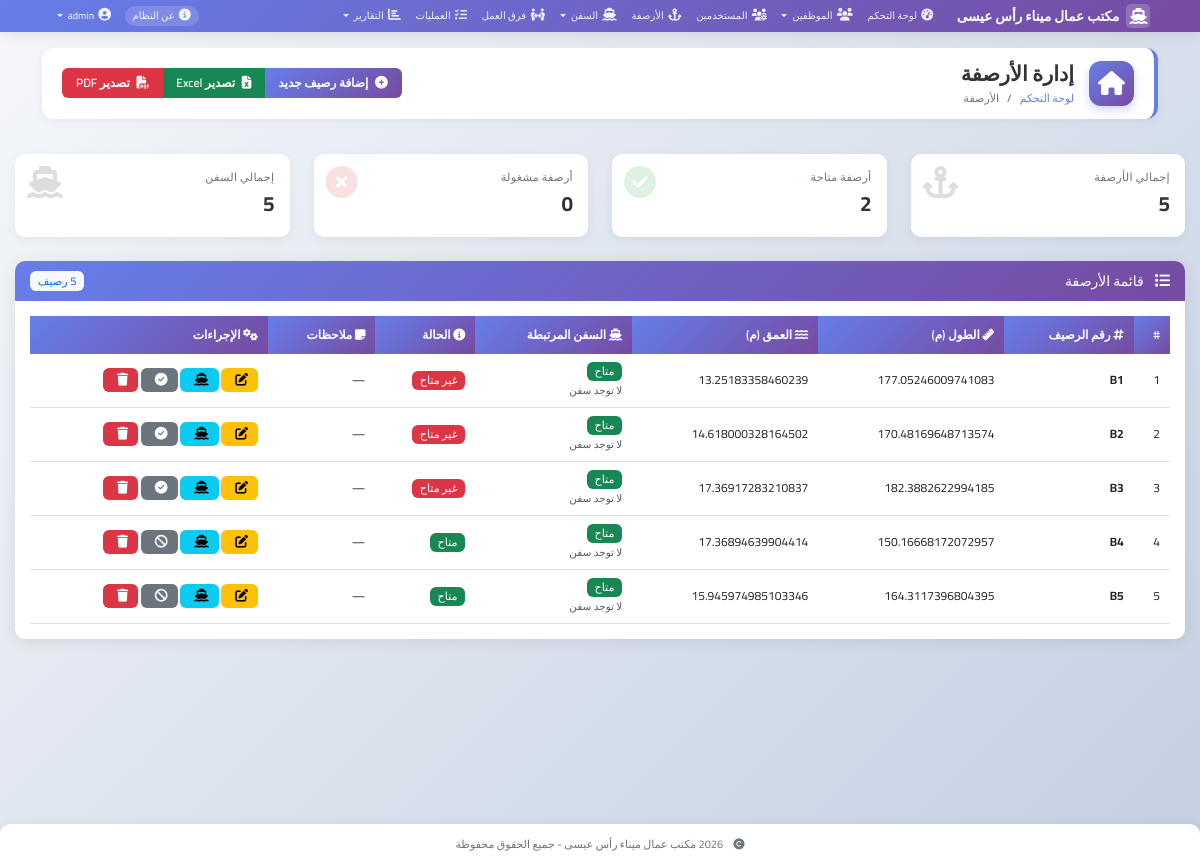
The page /berths (signed in) on the database as committed earlier.
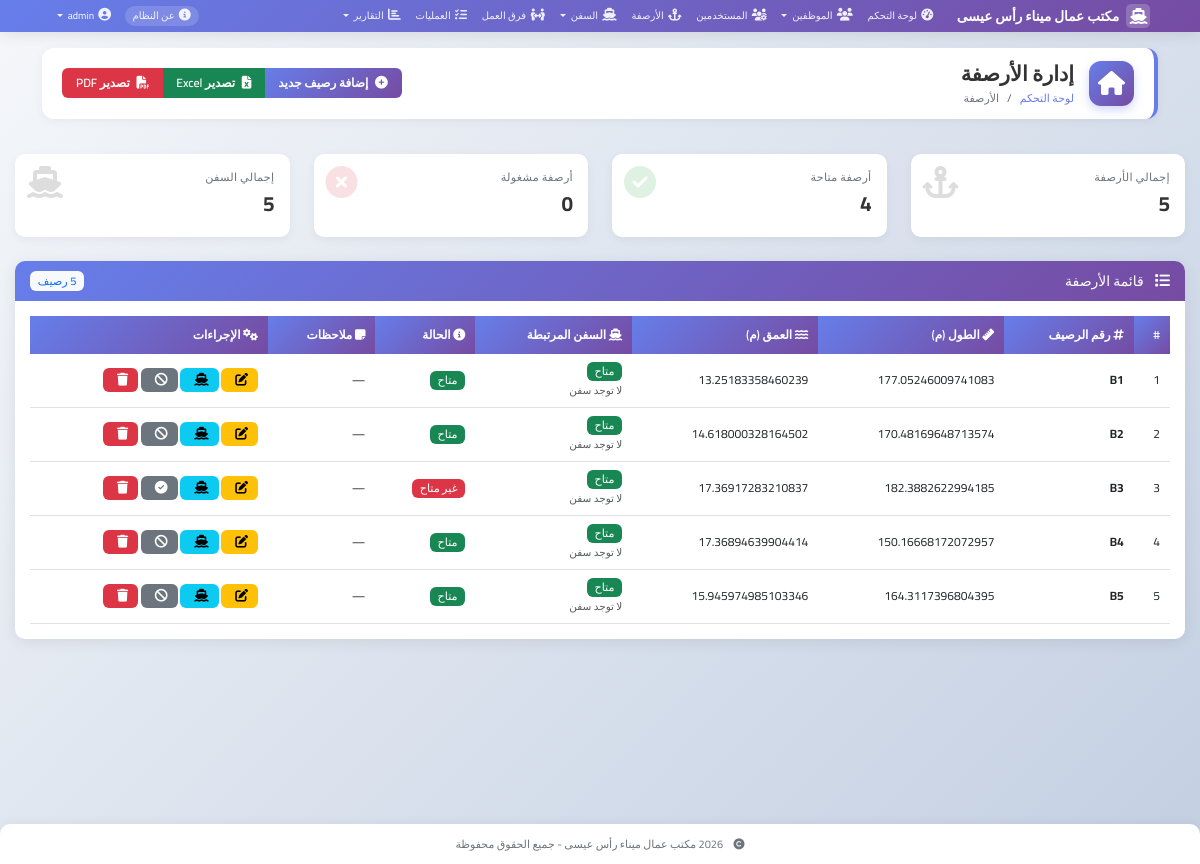
The same page on the database as committed later.
### models.py (models this page shows, shortened)
class Berth(db.Model):
    __tablename__ = 'berths'
    id = db.Column(db.Integer, primary_key=True)
    number = db.Column(db.String(10), unique=True, nullable=False)
    length = db.Column(db.Float)
    depth = db.Column(db.Float)
    is_available = db.Column(db.Boolean, default=True)
    current_ship_id = db.Column(db.Integer, db.ForeignKey('ships.id'))
    notes = db.Column(db.Text)
    current_ship = db.relationship('Ship')
    @property
    def ships_count(self):
        return Ship.query.filter_by(berth_number=self.number).count()
    @property
    def is_occupied(self):
        return self.current_ship_id is not None

### app.py (the view)
@app.route('/berths')
@login_required
def berth_list():
    berths = Berth.query.all()
    stats = {
        'total': len(berths),
        'active': sum(1 for b in berths if b.is_available),
        'occupied': sum(1 for b in berths if b.is_occupied),
        'total_ships': sum(b.ships_count for b in berths)
    }
    return render_template('berths/list.html', berths=berths, stats=stats)

### app.py (called while the page is built)
@app.context_processor
def inject_now():
    from datetime import datetime
    return {'now': datetime.now}

@login_manager.user_loader
def load_user(user_id):
    return User.query.get(int(user_id))

### models.py (called while the page is built)
    def is_admin(self):
        return self.role == 'admin'

### templates/berths/list.html (shortened to what the changed rows need)
{% extends "base.html" %}
{% block content %}
<div class="row mb-4">
    <div class="col-md-3">
        <div class="stat-card">
            <i class="fas fa-check-circle stat-icon" style="color: #28a745;"></i>
            <div class="stat-title">أرصفة متاحة</div>
            <div class="stat-value">{{ stats.active }}</div>
        </div>
    </div>
</div>
<div class="card">
    <div class="card-body">
        <div class="table-responsive">
            <table class="table table-hover" id="berthsTable">
                <thead>
                    <tr>
                        <th>#</th>
                        <th><i class="fas fa-hashtag"></i> رقم الرصيف</th>
                        <th><i class="fas fa-ruler"></i> الطول (م)</th>
                        <th><i class="fas fa-water"></i> العمق (م)</th>
                        <th><i class="fas fa-ship"></i> السفن المرتبطة</th>
                        <th><i class="fas fa-info-circle"></i> الحالة</th>
                        <th><i class="fas fa-sticky-note"></i> ملاحظات</th>
                        {% if current_user.is_admin() %}
                        <th><i class="fas fa-cogs"></i> الإجراءات</th>
                        {% endif %}
                    </tr>
                </thead>
                <tbody>
                    {% for berth in berths %}
                    <tr>
                        <td>{{ loop.index }}</td>
                        <td>
                            <strong>{{ berth.number }}</strong>
                        </td>
                        <td>{{ berth.length or '—' }}</td>
                        <td>{{ berth.depth or '—' }}</td>
                        <td>
                            {% if berth.is_occupied %}
                                <span class="badge bg-primary">
                                    <i class="fas fa-ship me-1"></i>
                                    {{ berth.current_ship.name if berth.current_ship else 'سفينة' }}
                                </span>
                                <br>
                                <small class="text-muted">مشغول حالياً</small>
                            {% else %}
                                <span class="badge bg-success">متاح</span>
                                <br>
                                <small class="text-muted">لا توجد سفن</small>
                            {% endif %}
                        </td>
                        <td>
                            {% if berth.is_available %}
                                <span class="badge bg-success">متاح</span>
                            {% else %}
                                <span class="badge bg-danger">غير متاح</span>
                            {% endif %}
                        </td>
                        <td>
                            {% if berth.notes %}
                                <i class="fas fa-comment text-muted" title="{{ berth.notes }}"></i>
                            {% else %}
                                —
                            {% endif %}
                        </td>
                        {% if current_user.is_admin() %}
                        <td class="action-buttons">
                            <a href="{{ url_for('edit_berth', id=berth.id) }}" class="btn btn-sm btn-warning" title="تعديل">
                                <i class="fas fa-edit"></i>
                            </a>
                            <button class="btn btn-sm btn-info" title="عرض السفن"
                                    onclick="showBerthShips({{ berth.id }})">
                                <i class="fas fa-ship"></i>
                            </button>
                            <a href="{{ url_for('toggle_berth', id=berth.id) }}" class="btn btn-sm btn-secondary"
                               title="{% if berth.is_available %}تعطيل{% else %}تفعيل{% endif %}">
                                <i class="fas {% if berth.is_available %}fa-ban{% else %}fa-check-circle{% endif %}"></i>
                            </a>
                            <a href="{{ url_for('delete_berth', id=berth.id) }}" class="btn btn-sm btn-danger"
                               onclick="return confirm('⚠️ هل أنت متأكد من حذف الرصيف {{ berth.number }}؟')" title="حذف">
                                <i class="fas fa-trash"></i>
                            </a>
                        </td>
                        {% endif %}
                    </tr>
                    {% endfor %}
                </tbody>
            </table>
        </div>
    </div>
</div>
{% endblock %}

Rows that differ between the two databases and show on the page:
changed Berth (number 1 of 5 on the later page): is_available "غير متاح" → "متاح"
changed Berth (number 2 of 5 on the later page): is_available "غير متاح" → "متاح"
Other text that changed with them:
{{ stats.active }}: "2" → "4"
